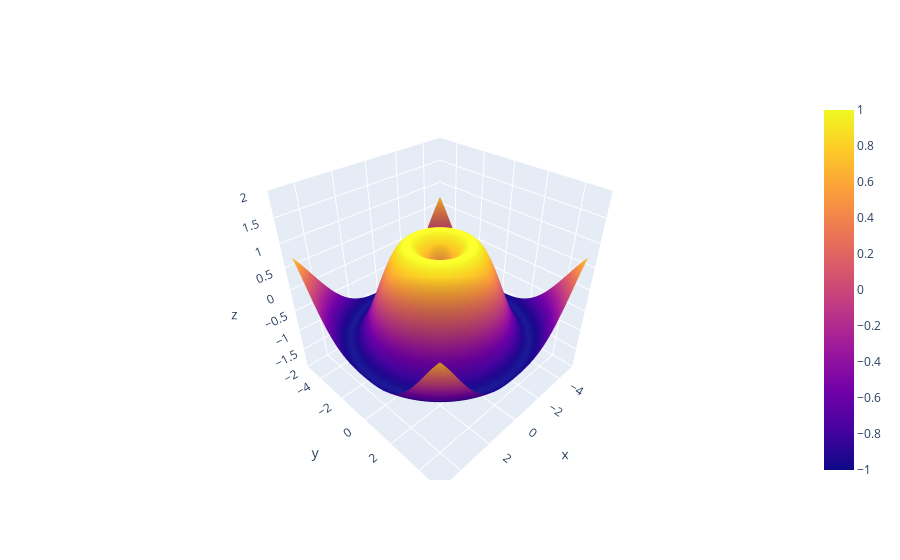

Notebook source saved alongside this figure:
### Code cell
import plotly.graph_objects as go
import numpy as np

x = np.linspace(-5, 5, 100)
y = np.linspace(-5, 5, 100)
x, y = np.meshgrid(x, y)
z = np.sin(np.sqrt(x**2 + y**2))

fig =go.Figure(data=[go.Surface(z=z, x=x, y=y)])
fig.update_layout(scene=dict(zaxis=dict(range=[-2,2])))
fig.show()

### Figure 1 — Plotly figure (JSON) as saved in the notebook; plotly's stock layout.template omitted (floating-point values rounded to 4 significant figures; data arrays with more than 128 entries replaced by an {"elided": "..."} marker saying what was removed)
{"data": [{"type": "surface", "x": {"elided": "100x100 float values"}, "y": {"elided": "100x100 float values"}, "z": {"elided": "100x100 float values"}}], "layout": {"scene": {"zaxis": {"range": [-2, 2]}}}}
